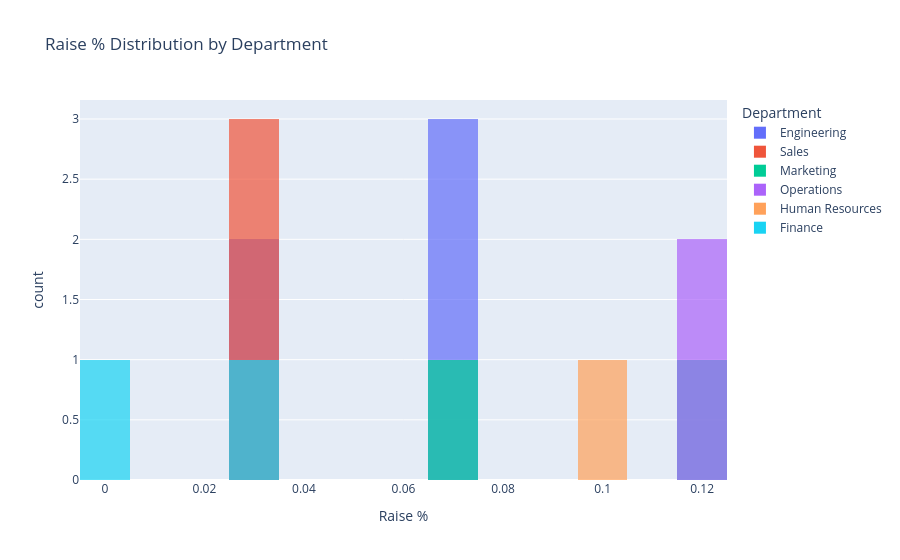
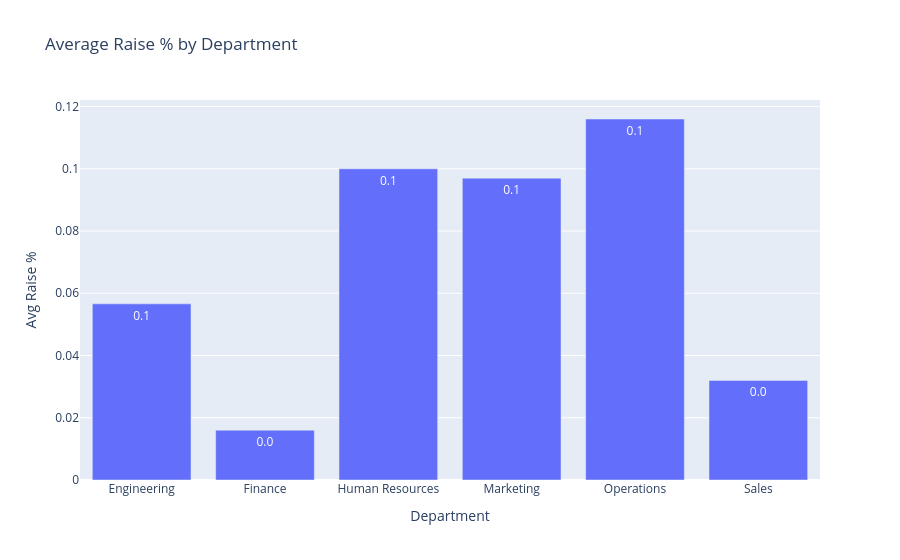

These figures' notebook cell, in order:
### Markdown cell above
## Raise Distribution

### Code cell
import plotly.express as px

df = _constat_session.table("raise_recommendations", pandas=True)

pct_col = next((c for c in df.columns if "raise" in c.lower() and "pct" in c.lower()), None)
dept_col = next((c for c in df.columns if "dept" in c.lower() or "department" in c.lower()), None)

if pct_col and dept_col:
    fig = px.histogram(
        df, x=pct_col, color=dept_col, nbins=15,
        title="Raise % Distribution by Department",
        labels={pct_col: "Raise %", dept_col: "Department"},
        barmode="overlay", opacity=0.7,
    )
    fig.show()

    avg = df.groupby(dept_col)[pct_col].mean().reset_index()
    fig2 = px.bar(
        avg, x=dept_col, y=pct_col,
        title="Average Raise % by Department",
        labels={pct_col: "Avg Raise %", dept_col: "Department"},
        text_auto=".1f",
    )
    fig2.show()
else:
    print(f"Expected columns not found. Available: {list(df.columns)}")

### Figure 1 — Plotly figure (JSON) as saved in the notebook; plotly's stock layout.template omitted (floating-point values rounded to 4 significant figures)
{"data": [{"bingroup": "x", "hovertemplate": "Department=Engineering<br>Raise %=%{x}<br>count=%{y}<extra></extra>", "legendgroup": "Engineering", "marker": {"color": "#636efa", "opacity": 0.7, "pattern": {"shape": ""}}, "name": "Engineering", "nbinsx": 15, "orientation": "v", "showlegend": true, "type": "histogram", "x": [0.074, 0.074, 0.032, 0.071, 0.032], "xaxis": "x", "yaxis": "y"}, {"bingroup": "x", "hovertemplate": "Department=Sales<br>Raise %=%{x}<br>count=%{y}<extra></extra>", "legendgroup": "Sales", "marker": {"color": "#EF553B", "opacity": 0.7, "pattern": {"shape": ""}}, "name": "Sales", "nbinsx": 15, "orientation": "v", "showlegend": true, "type": "histogram", "x": [0.032, 0.032, 0.032], "xaxis": "x", "yaxis": "y"}, {"bingroup": "x", "hovertemplate": "Department=Marketing<br>Raise %=%{x}<br>count=%{y}<extra></extra>", "legendgroup": "Marketing", "marker": {"color": "#00cc96", "opacity": 0.7, "pattern": {"shape": ""}}, "name": "Marketing", "nbinsx": 15, "orientation": "v", "showlegend": true, "type": "histogram", "x": [0.074, 0.12], "xaxis": "x", "yaxis": "y"}, {"bingroup": "x", "hovertemplate": "Department=Operations<br>Raise %=%{x}<br>count=%{y}<extra></extra>", "legendgroup": "Operations", "marker": {"color": "#ab63fa", "opacity": 0.7, "pattern": {"shape": ""}}, "name": "Operations", "nbinsx": 15, "orientation": "v", "showlegend": true, "type": "histogram", "x": [0.116, 0.116], "xaxis": "x", "yaxis": "y"}, {"bingroup": "x", "hovertemplate": "Department=Human Resources<br>Raise %=%{x}<br>count=%{y}<extra></extra>", "legendgroup": "Human Resources", "marker": {"color": "#FFA15A", "opacity": 0.7, "pattern": {"shape": ""}}, "name": "Human Resources", "nbinsx": 15, "orientation": "v", "showlegend": true, "type": "histogram", "x": [0.1], "xaxis": "x", "yaxis": "y"}, {"bingroup": "x", "hovertemplate": "Department=Finance<br>Raise %=%{x}<br>count=%{y}<extra></extra>", "legendgroup": "Finance", "marker": {"color": "#19d3f3", "opacity": 0.7, "pattern": {"shape": ""}}, "name": "Finance", "nbinsx": 15, "orientation": "v", "showlegend": true, "type": "histogram", "x": [0.032, 0.0], "xaxis": "x", "yaxis": "y"}], "layout": {"barmode": "overlay", "legend": {"title": {"text": "Department"}, "tracegroupgap": 0}, "title": {"text": "Raise % Distribution by Department"}, "xaxis": {"anchor": "y", "domain": [0, 1], "title": {"text": "Raise %"}}, "yaxis": {"anchor": "x", "domain": [0, 1], "title": {"text": "count"}}}}

### Figure 2 — Plotly figure (JSON) as saved in the notebook; plotly's stock layout.template omitted (floating-point values rounded to 4 significant figures)
{"data": [{"hovertemplate": "Department=%{x}<br>Avg Raise %=%{y}<extra></extra>", "legendgroup": "", "marker": {"color": "#636efa", "pattern": {"shape": ""}}, "name": "", "orientation": "v", "showlegend": false, "textposition": "auto", "texttemplate": "%{y:.1f}", "type": "bar", "x": ["Engineering", "Finance", "Human Resources", "Marketing", "Operations", "Sales"], "xaxis": "x", "y": [0.0566, 0.016, 0.1, 0.097, 0.116, 0.032], "yaxis": "y"}], "layout": {"barmode": "relative", "legend": {"tracegroupgap": 0}, "title": {"text": "Average Raise % by Department"}, "xaxis": {"anchor": "y", "domain": [0, 1], "title": {"text": "Department"}}, "yaxis": {"anchor": "x", "domain": [0, 1], "title": {"text": "Avg Raise %"}}}}
